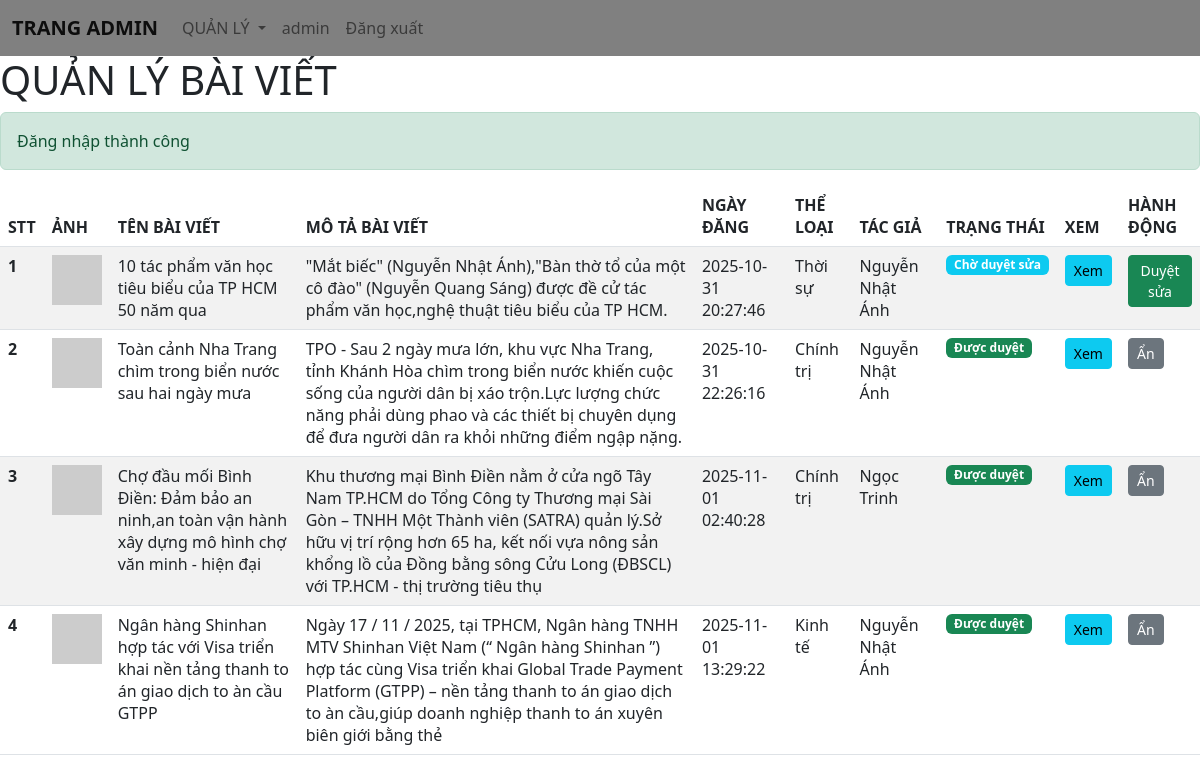
Page /index.php?type=home (signed in) on the committed database.
### tables this page shows
CREATE TABLE `posts` (
  `id_post` bigint(20) NOT NULL,
  `postName` varchar(255) NOT NULL,
  `postImage` varchar(255) NOT NULL,
  `postDescription` varchar(255) NOT NULL,
  `postDate` datetime NOT NULL DEFAULT current_timestamp(),
  `postContent` varchar(10000) NOT NULL,
  `isAccepted` tinyint(4) NOT NULL DEFAULT 1,
  `note` varchar(255) NULL,
  `user_id` bigint(20) NOT NULL,
  `category_id` bigint(20) DEFAULT 4
);

CREATE TABLE `post_categories` (
  `id_post_category` bigint(20) NOT NULL,
  `nameCategory` varchar(255) NOT NULL,
  `delCategory` tinyint(4) NOT NULL DEFAULT 0
);

CREATE TABLE `users` (
  `id_user` bigint(20) NOT NULL,
  `userName` varchar(255) NOT NULL,
  `password` varchar(255) NOT NULL,
  `fullName` varchar(255) NOT NULL,
  `role_id` bigint(11) NOT NULL,
  `isActive` tinyint(4) NOT NULL DEFAULT 1
);

### app/controllers/admin/headerControllers.php (called while the page is built, shortened)
<?php
include_once("app/views/admin/header.views.php");

### app/helpers/security.php (called while the page is built, shortened)
<?php
function e($string){
    return htmlspecialchars($string ?? '', ENT_QUOTES, 'UTF-8');
}
function getFlashMessage($type){
    if(isset($_SESSION['flash'][$type])){
        $message = $_SESSION['flash'][$type];
        return $message;
    }
    return null;
}

### app/models/pdo.php (called while the page is built, shortened)
<?php
function pdo_get_connection()
{
    try {
        $conn = new PDO('mysql:host=' . DBHOST . ';dbname=' . DBNAME . ';charset=utf8mb4', DBUSER, DBPASS);
        $conn->setAttribute(PDO::ATTR_ERRMODE, PDO::ERRMODE_EXCEPTION);
        $conn->setAttribute(PDO::ATTR_EMULATE_PREPARES, false);
        return $conn;
    } catch (PDOException $e) {
        error_log("Database connection error: " . $e->getMessage());
        die("Lỗi kết nối cơ sở dữ liệu. Vui lòng thử lại sau.");
    }
}
function pdo_query($sql, ...$args)
{
    try {
        $conn = pdo_get_connection();
        $stmt = $conn->prepare($sql);
        $stmt->execute($args);
        $rows = $stmt->fetchAll(PDO::FETCH_ASSOC);
        return $rows;
    } catch (PDOException $e) {
        $errorMsg = "Query error: " . $e->getMessage();
        error_log($errorMsg);
        $logFile = __DIR__ . '/../../logs/pdo_error.log';
        $timestamp = date('Y-m-d H:i:s');
        $logEntry = "[$timestamp] SQL: $sql | Args: " . json_encode($args) . " | Error: " . $e->getMessage() . "\n";
        file_put_contents($logFile, $logEntry, FILE_APPEND);
        return [];
    } finally {
        unset($conn);
    }
}

### app/models/user/productModels.php (called while the page is built, shortened)
<?php
function getAllPost1()
{
    $sql = "SELECT * FROM posts
          INNER JOIN post_categories ON posts.category_id = post_categories.id_post_category
          INNER JOIN users ON posts.user_id = users.id_user";
    return pdo_query($sql);
}

### app/views/admin/post.views.php (the view, shortened to what this page needs)
<h1>QUẢN LÝ BÀI VIẾT</h1>
<?php if($success = getFlashMessage('success')): ?>
  <div class="alert alert-success"><?= e($success) ?></div>
<?php endif; ?>
<table class="table table-striped">
  <thead>
    <tr>
      <th scope="col">STT</th>
      <th scope="col">ẢNH</th>
      <th scope="col">TÊN BÀI VIẾT</th>
      <th scope="col">MÔ TẢ BÀI VIẾT</th>
      <th scope="col">NGÀY ĐĂNG</th>
      <th scope="col">THỂ LOẠI</th>
      <th scope="col">TÁC GIẢ</th>
      <th scope="col">TRẠNG THÁI</th>
      <th scope="col">XEM</th>
      <th scope="col">HÀNH ĐỘNG</th>
    </tr>
  </thead>
  <tbody>
    <?php
    $i=1;
    foreach ($getAllPost1 as $key) {
        echo '<tr>';
        echo '<th scope="row">'.e($i++).'</th>';
        echo '<td><img src="'.e($key['postImage']).'" width="50" alt="Post" /></td>';
        echo '<td>'.e($key['postName']).'</td>';
        echo '<td>'.e($key['postDescription']).'</td>';
        echo '<td>'.e($key['postDate']).'</td>';
        echo '<td>'.e($key['nameCategory']).'</td>';
        echo '<td>'.e($key['fullName']).'</td>';
        switch ($key['isAccepted']) {
            case 0: echo '<td><span class="badge bg-success">Được duyệt</span></td>'; break;
            case 2: echo '<td><span class="badge bg-info">Chờ duyệt sửa</span></td>'; break;
        }
        echo '<td><a href="index.php?type=post&type1=seepost&id='.e($key['id_post']).'" class="btn btn-sm btn-info">Xem</a></td>';
        switch ($key['isAccepted']) {
            case 0:
                echo '<td><a href="index.php?type=post&hide='.e($key['id_post']).'" class="btn btn-sm btn-secondary" onclick="return confirm(\'Ẩn bài viết này?\')">Ẩn</a></td>';
                break;
            case 2:
                echo '<td><a href="index.php?type=post&confirm='.e($key['id_post']).'" class="btn btn-sm btn-success" onclick="return confirm(\'Duyệt sửa bài viết này?\')">Duyệt sửa</a></td>';
                break;
        }
        echo '</tr>';
    }
    ?>
  </tbody>
</table>

### index.php (shortened to what this page needs)
<?php
include("app/models/pdo.php");
include("app/models/user/productModels.php");
include("app/helpers/security.php");
if(isset($_SESSION['user'])){
    $userRole = $_SESSION['user']['role_id'];
    if($userRole == 1){
        include_once("app/controllers/admin/headerControllers.php");
        if(isset($_GET['type'])){
            switch ($_GET['type']) {
                default:
                    include_once("app/controllers/admin/postControllers.php");
                    break;
            }
        }else{
            include_once("app/controllers/admin/postSelfControllers.php");
        }
    }
}

### app/views/admin/header.views.php (shortened to what this page needs)
<link href="https://cdn.jsdelivr.net/npm/bootstrap@5.2.1/dist/css/bootstrap.min.css" rel="stylesheet">
<link rel="stylesheet" href="public/css/header.css">
<div id="container">
<nav class="navbar navbar-expand-lg" style="background-color:grey">
  <div class="container-fluid">
    <a class="navbar-brand" href="index.php?type=home">
    <?php
    $roleNames = [
        1 => 'TRANG ADMIN',
        2 => 'TRANG BIÊN TẬP',
        3 => 'TRANG TÁC GIẢ'
    ];
    $roleId = $_SESSION['user']['role_id'] ?? 3;
    echo '<strong>'.e($roleNames[$roleId] ?? 'TRANG TÁC GIẢ').'</strong>';
    ?>
    </a>
    <div class="collapse navbar-collapse" id="navbarSupportedContent">
      <ul class="navbar-nav me-auto mb-2 mb-lg-0">
        <li class="nav-item dropdown">
          <a class="nav-link dropdown-toggle" href="#" role="button" data-bs-toggle="dropdown">
            QUẢN LÝ
          </a>
        </li>
        <li class="nav-item">
          <a class="nav-link" href="#"><?= e($_SESSION['user']['userName']) ?></a>
        </li>
        <li class="nav-item">
          <a class="nav-link" href="index.php?logout=1">Đăng xuất</a>
        </li>
      </ul>
    </div>
  </div>
</nav>
</div>

### app/controllers/admin/postControllers.php (shortened to what this page needs)
<?php
if(isset($_GET['type1'])){
    if($_GET['type1']=='seepost'){
        if(!isset($_GET['id']) || !validateId($_GET['id'])){
            setFlashMessage('error', 'ID không hợp lệ');
            safeRedirect('index.php?type=post');
        }
        if(isset($_POST['btn-save-post'])){
            if(!isset($_POST['csrf_token']) || !verifyCsrfToken($_POST['csrf_token'])){
                setFlashMessage('error', 'Yêu cầu không hợp lệ. Vui lòng thử lại.');
                safeRedirect('index.php?type=post&type1=seepost&id=' . $_GET['id']);
            }
            $note = sanitizeInput($_POST['note']);
            $category_id = filter_var($_POST['category_id'], FILTER_VALIDATE_INT);
            if(!$category_id){
                setFlashMessage('error', 'Thể loại không hợp lệ');
            }else{
                if(updatePost1($note, $category_id, $_GET['id'])){
                    setFlashMessage('success', 'Cập nhật thành công');
                }else{
                    setFlashMessage('error', 'Cập nhật thất bại');
                }
            }
            safeRedirect('index.php?type=post&type1=seepost&id=' . $_GET['id']);
        }
        $getPostById = getPostById($_GET['id']);
        if(!$getPostById){
            setFlashMessage('error', 'Bài viết không tồn tại');
            safeRedirect('index.php?type=post');
        }
        $getAllCategory = getAllCategory();
        include_once("app/views/admin/seepost.views.php");
    }
}else{
    $getAllPost1 = getAllPost1();
    include_once("app/views/admin/post.views.php");
}

### rows in the picture
posts: postName "10 tác phẩm văn học tiêu biểu của TP HCM 50 năm qua", postDescription "\"Mắt biếc\" (Nguyễn Nhật Ánh),\"Bàn thờ tổ của một cô đào\" (Nguyễn Quang Sáng) được đề cử tác phẩm văn học,nghệ thuật tiêu biểu của TP HCM.", postDate "2025-10-31 20:27:46", category.nameCategory "Thời sự", user.fullName "Nguyễn Nhật Ánh", isAccepted "Chờ duyệt sửa"
posts: postName "Toàn cảnh Nha Trang chìm trong biển nước sau hai ngày mưa", postDescription "TPO - Sau 2 ngày mưa lớn, khu vực Nha Trang, tỉnh Khánh Hòa chìm trong biển nước khiến cuộc sống của người dân bị xáo trộn.Lực lượng chức năng phải dùng phao và các thiết bị chuyên dụng để đưa người dân ra khỏi những điểm ngập nặng.", postDate "2025-10-31 22:26:16", category.nameCategory "Chính trị", user.fullName "Nguyễn Nhật Ánh", isAccepted "Được duyệt"
posts: postName "Chợ đầu mối Bình Điền: Đảm bảo an ninh,an toàn vận hành xây dựng mô hình chợ văn minh - hiện đại", postDescription "Khu thương mại Bình Điền nằm ở cửa ngõ Tây Nam TP.HCM do Tổng Công ty Thương mại Sài Gòn – TNHH Một Thành viên (SATRA) quản lý.Sở hữu vị trí rộng hơn 65 ha, kết nối vựa nông sản khổng lồ của Đồng bằng sông Cửu Long (ĐBSCL) với TP.HCM - thị trường tiêu thụ", postDate "2025-11-01 02:40:28", category.nameCategory "Chính trị", user.fullName "Ngọc Trinh", isAccepted "Được duyệt"
posts: postName "Ngân hàng Shinhan hợp tác với Visa triển khai nền tảng thanh to án giao dịch to àn cầu GTPP", postDescription "Ngày 17 / 11 / 2025, tại TPHCM, Ngân hàng TNHH MTV Shinhan Việt Nam (“ Ngân hàng Shinhan ”) hợp tác cùng Visa triển khai Global Trade Payment Platform (GTPP) – nền tảng thanh to án giao dịch to àn cầu,giúp doanh nghiệp thanh to án xuyên biên giới bằng thẻ", postDate "2025-11-01 13:29:22", category.nameCategory "Kinh tế", user.fullName "Nguyễn Nhật Ánh", isAccepted "Được duyệt"

### other values in the picture
$roleNames[$roleId] "TRANG ADMIN"
$_SESSION['user']['userName'] "admin"
$success "Đăng nhập thành công"
